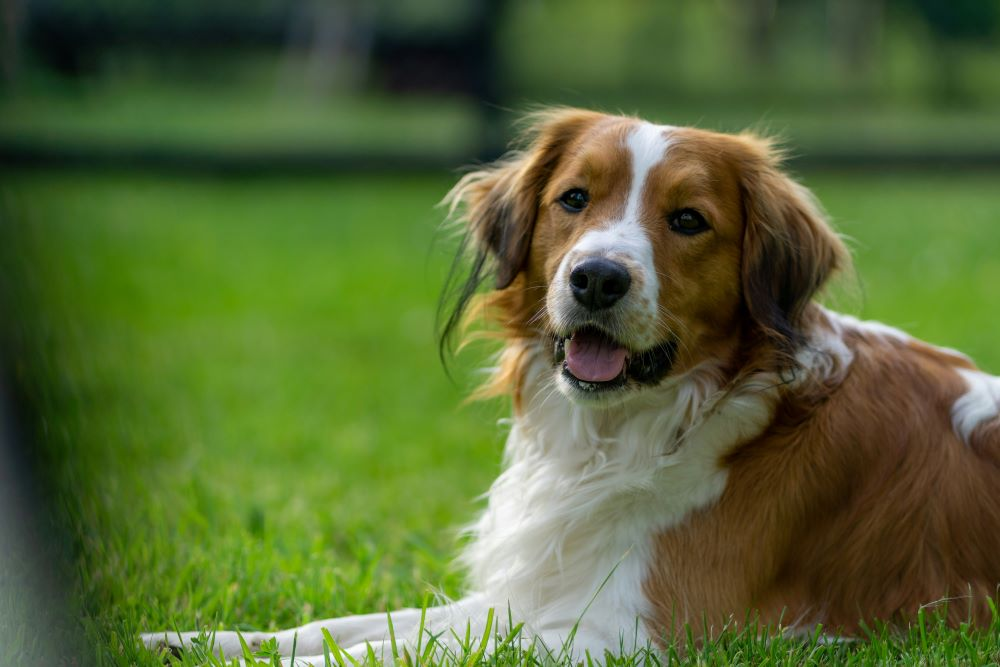
#> input picture assets/image.jpg, 1000 x 667 px
$ python -i augmentation.py   (imports and definitions only)
#> lines starting #> are read from the running program, lines starting #| are printed output that depends on the picture
import random
from typing import List, Tuple
from PIL import Image, ImageOps
import torchvision.transforms as transforms
from torchvision.transforms import functional

# Dictionary of available transformations and their corresponding IDs
TRANSFORM_TOKENS = {
    "noop": 3,            # Identity transformation (no change)
    "grayscale": 4,       # Convert to grayscale
    "rotate_90": 5,       # Rotate 90 degrees clockwise
    "rotate_180": 6,      # Rotate 180 degrees
    "rotate_270": 7,      # Rotate 270 degrees clockwise
    "color_jitter": 8,    # Randomly adjust color
    "noise_adding": 9,     # Add random noise
    "crop": 10,            # Random crop (non-central)
    "horizontal_flip": 11, # Flip horizontally
    "vertical_flip": 12,   # Flip vertically
    "resize": 13,          # Random resize
}

class ImageTransformer:
    """
    A class to apply random sequences of image transformations.
    Each transformation is sampled with a given probability, and rotations are mutually exclusive.
    """

    def __init__(self):
        """
        Initialize the transformer.
        """
        self.transformations = list(TRANSFORM_TOKENS.keys())

    # [43 lines left out: functions resize, crop, not called in this run]

    def apply_transform(self, image: Image.Image, transform: str) -> Image.Image:
        """
        Apply a single transformation to the image.

        Args:
            image (Image.Image): Input image.
            transform (str): Name of the transformation to apply.

        Returns:
            Image.Image: Transformed image.
        """
        if transform == "noop":
            return image
        elif transform == "grayscale":
            return ImageOps.grayscale(image)
        elif transform == "rotate_90":
            return image.rotate(90, expand=True)
        elif transform == "rotate_180":
            return image.rotate(180, expand=True)
        elif transform == "rotate_270":
            return image.rotate(270, expand=True)
        elif transform == "color_jitter":
            enhancer = transforms.ColorJitter(brightness=0.3, contrast=0.3, saturation=0.3, hue=0.3)
            return enhancer(image)
        elif transform == "noise_adding":
            return image.point(lambda p: p * random.uniform(0.9, 1.1))
        elif transform == "crop":
            return self.crop(image)
        elif transform == "horizontal_flip":
            return ImageOps.mirror(image)
        elif transform == "vertical_flip":
            return ImageOps.flip(image)
        elif transform == "resize":
            return self.resize(image)
        else:
            return image

    def sample_transformations(self, p: float = 0.3) -> List[str]:
        """
        Sample a random sequence of transformations, ensuring rotations are mutually exclusive.

        Args:
            p (float): Probability of selecting each transformation (default: 0.3).

        Returns:
            List[str]: List of selected transformations.
        """
        selected = []
        rotations = ["rotate_90", "rotate_180", "rotate_270"]
        rotation_chosen = False

        for transform in self.transformations:
            if transform == "noop":
                continue
            if transform in rotations:
                if not rotation_chosen and random.random() < p:
                    selected.append(transform)
                    rotation_chosen = True
            else:
                if random.random() < p:
                    selected.append(transform)
        return selected if selected else ["noop"]

    def transform(self, image: Image.Image) -> Tuple[Image.Image, List[str]]:
        """
        Apply a random sequence of transformations to the image.

        Args:
            image (Image.Image): Input image.

        Returns:
            Tuple[Image.Image, List[str]]: Transformed image and the sequence of applied transformations.
        """
        sequence = self.sample_transformations()
        transformed_image = image.copy()
        for transform in sequence:
            transformed_image = self.apply_transform(transformed_image, transform)
        return transformed_image, sequence

>>> from PIL import Image
>>> picture = Image.open('../assets/image.jpg')
#> picture is the input picture: PIL image 1000x667 RGB; mean R, G, B 86, 103.4, 53.5
>>> result = ImageTransformer().transform(picture)
#> the loop in transform, `for transform in sequence:` made 1 pass
#> pass 1, in transform, `transformed_image = self.apply_transform(transformed_image, transform)`:
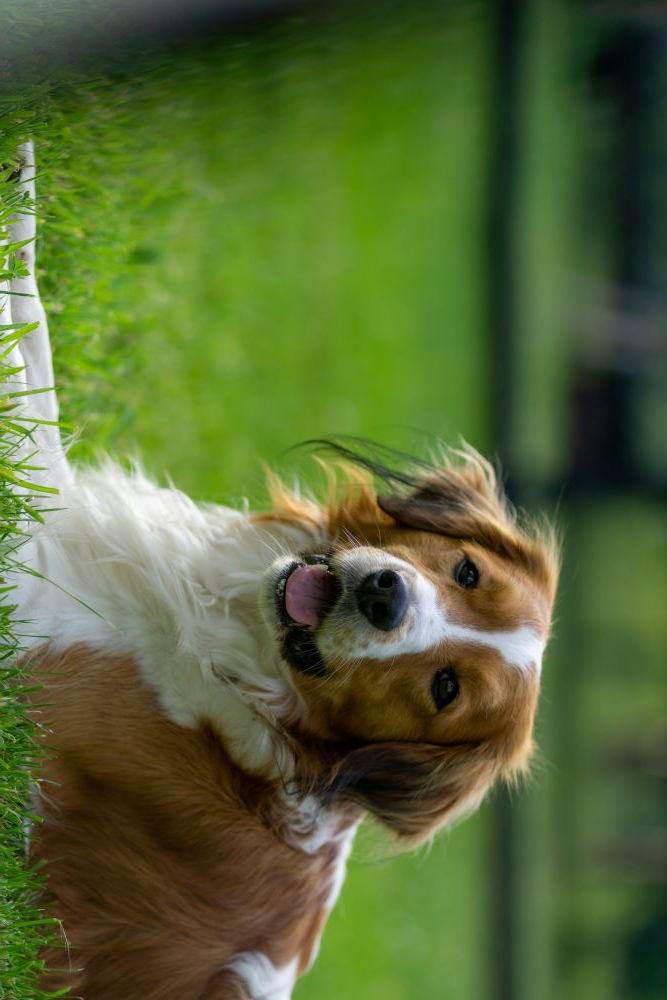
#> transformed_image: PIL image 667x1000 RGB; mean R, G, B 86, 103.4, 53.5
